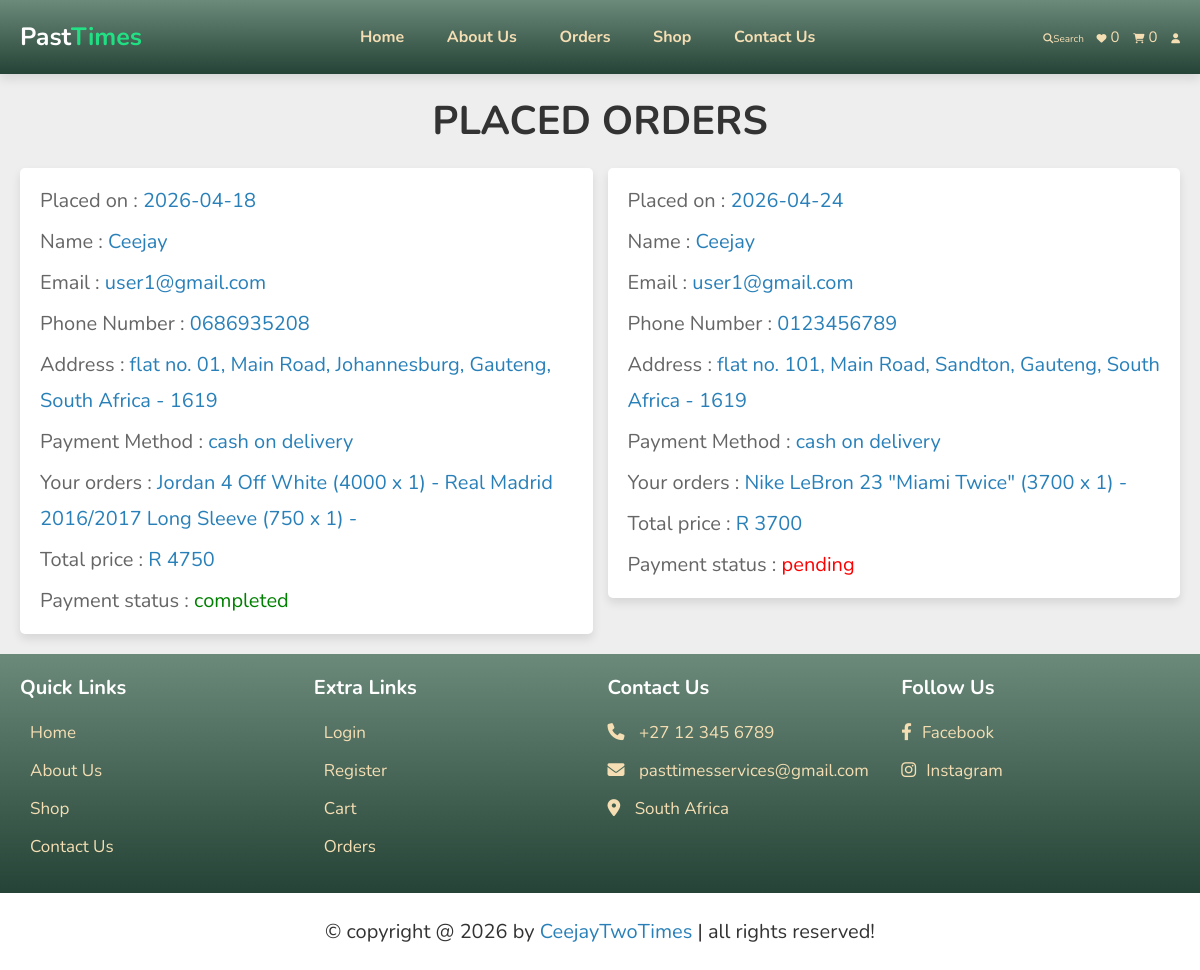
Screenshot of /orders.php (signed in) with the database file from the repository.
### tables this page shows
CREATE TABLE `orders` (
  `id` int(100) NOT NULL,
  `user_id` int(100) NOT NULL,
  `name` varchar(20) NOT NULL,
  `number` varchar(10) NOT NULL,
  `email` varchar(50) NOT NULL,
  `method` varchar(50) NOT NULL,
  `address` varchar(500) NOT NULL,
  `total_products` varchar(1000) NOT NULL,
  `total_price` int(100) NOT NULL,
  `placed_on` date NOT NULL DEFAULT current_timestamp(),
  `payment_status` varchar(20) NOT NULL DEFAULT 'pending'
);

### orders.php (the view, shortened to what this page needs)
<?php
include 'components/connect.php';
if(isset($_SESSION['user_id'])){
   $user_id = $_SESSION['user_id'];
}else{
   $user_id = '';
};
?>
<!DOCTYPE html>
<html lang="en">
<head>
   <link rel="stylesheet" href="https://cdnjs.cloudflare.com/ajax/libs/font-awesome/6.1.1/css/all.min.css">
   <link rel="stylesheet" href="css/style.css">
</head>
<body>
<?php include 'components/user_header.php'; ?>
<section class="orders">
   <h1 class="heading">Placed Orders</h1>
   <div class="box-container">
   <?php
      if($user_id == ''){
         echo '<p class="empty">Please login to see your orders</p>';
      }else{
         $select_orders = $conn->prepare("SELECT * FROM `orders` WHERE user_id = ?");
         $select_orders->execute([$user_id]);
         if($select_orders->rowCount() > 0){
            while($fetch_orders = $select_orders->fetch(PDO::FETCH_ASSOC)){
   ?>
   <div class="box">
      <p>Placed on : <span><?= $fetch_orders['placed_on']; ?></span></p>
      <p>Name : <span><?= $fetch_orders['name']; ?></span></p>
      <p>Email : <span><?= $fetch_orders['email']; ?></span></p>
      <p>Phone Number : <span><?= $fetch_orders['number']; ?></span></p>
      <p>Address : <span><?= $fetch_orders['address']; ?></span></p>
      <p>Payment Method : <span><?= $fetch_orders['method']; ?></span></p>
      <p>Your orders : <span><?= $fetch_orders['total_products']; ?></span></p>
      <p>Total price : <span> R <?= $fetch_orders['total_price']; ?></span></p>
      <p> Payment status : <span style="color:<?php if($fetch_orders['payment_status'] == 'pending'){ echo 'red'; }else{ echo 'green'; }; ?>"><?= $fetch_orders['payment_status']; ?></span> </p>
   </div>
   <?php
      }
      }else{
         echo '<p class="empty">No orders placed yet!</p>';
      }
      }
   ?>
   </div>
</section>
<?php include 'components/footer.php'; ?>
</body>
</html>

### css/style.css (style rules this page uses)
:root { --main-color:#2980b9; --orange:#f39c12; --red:#e74c3c; --black:#333; --white:#fff; --light-color:#666; --light-bg:#eee; --box-shadow:0 .5rem 1rem rgba(0,0,0,.1); }
* { font-family: 'Nunito', sans-serif; margin:0; padding:0; box-sizing: border-box; outline: none; border:none; text-decoration: none; }
html { font-size: 62.5%; overflow-x: hidden; }
body { background-color: var(--light-bg); }
section { padding:2rem; margin:0 auto; }
.heading { font-size: 4rem; color:var(--black); margin-bottom: 2rem; text-align: center; text-transform: uppercase; }
.orders .box-container { display: flex; flex-wrap: wrap; gap:1.5rem; align-items: flex-start; }
.orders .box-container .box { padding:1rem 2rem; flex:1 1 40rem; border:var(--border); background-color: var(--white); box-shadow: var(--box-shadow); border-radius: .5rem; }
.orders .box-container .box p { margin:.5rem 0; line-height: 1.8; font-size: 2rem; color:var(--light-color); }
.orders .box-container .box p span { color:var(--main-color); }

### rows the page displays
orders: placed_on "2026-04-18", name "Ceejay", email "user1@gmail.com", number "0686935208", address "flat no. 01, Main Road, Johannesburg, Gauteng, South Africa - 1619", method "cash on delivery", total_products "Jordan 4 Off White (4000 x 1) - Real Madrid 2016/2017 Long Sleeve (750 x 1) -", total_price "4750", payment_status "completed"
orders: placed_on "2026-04-24", name "Ceejay", email "user1@gmail.com", number "0123456789", address "flat no. 101, Main Road, Sandton, Gauteng, South Africa - 1619", method "cash on delivery", total_products "Nike LeBron 23 \"Miami Twice\" (3700 x 1) -", total_price "3700", payment_status "pending"

### other values shown
$total_wishlist_counts "0"
$total_cart_counts "0"
